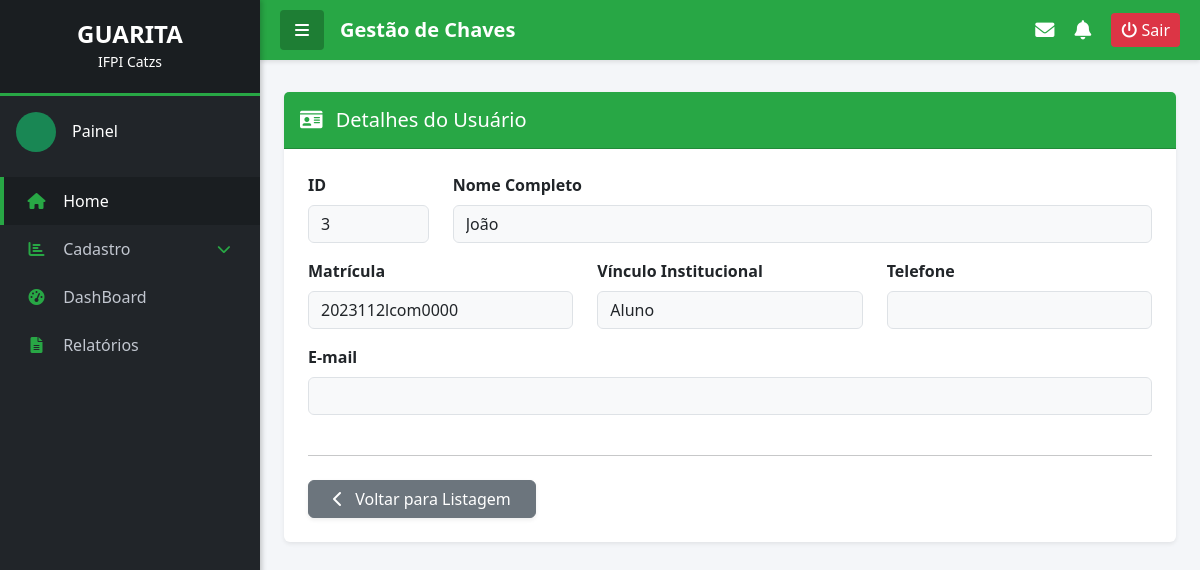
/usuarios/detalhes/3/, run on an earlier commit of the app's database.
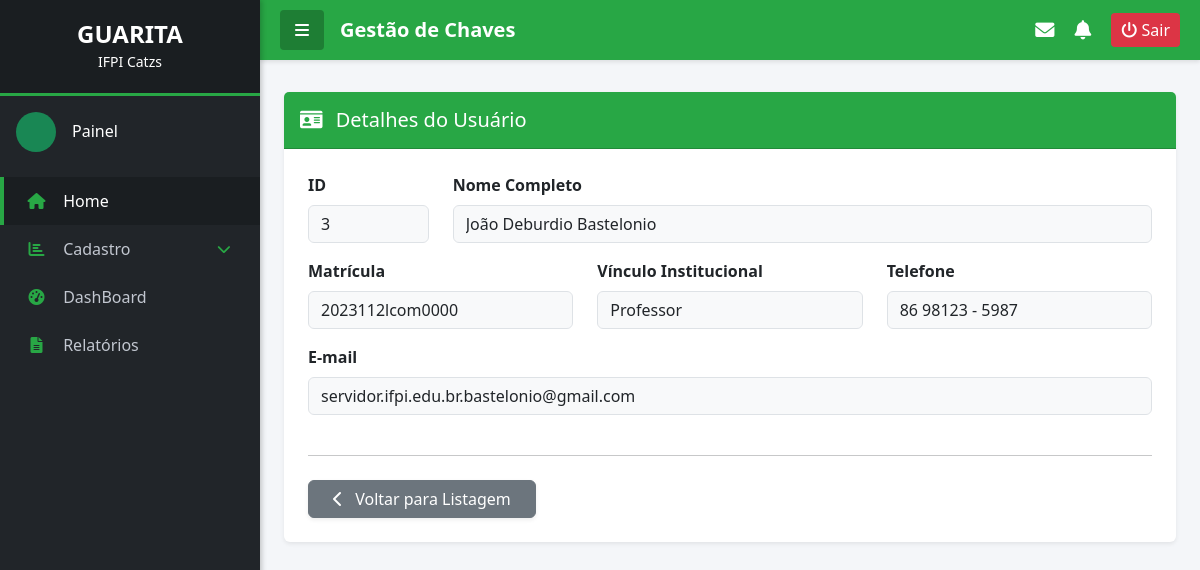
And on a later commit of the database.
### controle_chaves/models.py (models this page shows, shortened)
class Usuario(models.Model):
    VINCULO_CHOICES = [
        ('ALUNO', 'Aluno'),
        ('PROFESSOR', 'Professor'),
        ('SERVIDOR', 'Servidor'),
        ('TERCEIRIZADO', 'Terceirizado'),
    ]
    nome = models.CharField(max_length=100)
    matricula = models.CharField(max_length=20, unique=True)
    vinculo = models.CharField(max_length=20, choices=VINCULO_CHOICES, default='ALUNO')
    email = models.EmailField()
    telefone = models.CharField(max_length=15)

### controle_chaves/views.py (the view)
# urls.py: path('usuarios/detalhes/<int:id>/', views.detalhar_usuario, name='detalhar_usuario'),
def detalhar_usuario(request, id):
    try:
        usuario_instancia = Usuario.objects.get(pk=id)
    except Usuario.DoesNotExist:
        messages.error(request, 'Usuário não encontrado.')
        return redirect('listar_usuario')
    contexto = {
        'usuario': usuario_instancia
    }
    return render(request, 'home/usuarios/detalhes.html', contexto)

### controle_chaves/templates/home/usuarios/detalhes.html (shortened to what this page needs)
{% extends "home/base.html" %}
{% block conteudo %}
<div class="container-fluid px-0">
    <div class="row justify-content-center">
        <div class="col-12">
            <div class="card border-0 shadow-sm mt-2">
                <div class="card-header text-white fw-bold py-3" style="background-color: var(--ifpi-verde);">
                    <h5 class="mb-0"><i class="fas fa-id-card me-2"></i> Detalhes do Usuário</h5>
                </div>
                <div class="card-body p-4">
                    <div class="row">
                        <div class="col-md-2 mb-3">
                            <label class="form-label fw-bold">ID</label>
                            <input type="text" class="form-control bg-light" value="{{ usuario.id }}" readonly>
                        </div>
                        <div class="col-md-10 mb-3">
                            <label class="form-label fw-bold">Nome Completo</label>
                            <input type="text" class="form-control bg-light" value="{{ usuario.nome }}" readonly>
                        </div>
                    </div>
                    <div class="row">
                        <div class="col-md-4 mb-3">
                            <label class="form-label fw-bold">Matrícula</label>
                            <input type="text" class="form-control bg-light" value="{{ usuario.matricula }}" readonly>
                        </div>
                        <div class="col-md-4 mb-3">
                            <label class="form-label fw-bold">Vínculo Institucional</label>
                            <input type="text" class="form-control bg-light" value="{{ usuario.get_vinculo_display }}" readonly>
                        </div>
                        <div class="col-md-4 mb-3">
                            <label class="form-label fw-bold">Telefone</label>
                            <input type="text" class="form-control bg-light" value="{{ usuario.telefone }}" readonly>
                        </div>
                    </div>
                    <div class="row">
                        <div class="col-md-12 mb-3">
                            <label class="form-label fw-bold">E-mail</label>
                            <input type="text" class="form-control bg-light" value="{{ usuario.email }}" readonly>
                        </div>
                    </div>
                    <hr class="mt-4 mb-4">
                    <div class="d-flex justify-content-start">
                        <a href="{% url 'listar_usuario' %}"class="btn btn-secondary shadow-sm px-4 text-white">
                                     <i class="fas fa-chevron-left me-2"></i> Voltar para Listagem
                        </a>
                    </div>
                </div>
            </div>
        </div>
    </div>
</div>
{% endblock conteudo %}

What changed in the data, as far as the page shows it:
changed Usuario "2023112lcom0000": nome "João" → "João Deburdio Bastelonio"; vinculo "Aluno" → "Professor"; telefone (not shown) → "86 98123 - 5987"; email (not shown) → "servidor.ifpi.edu.br.bastelonio@gmail.com"
